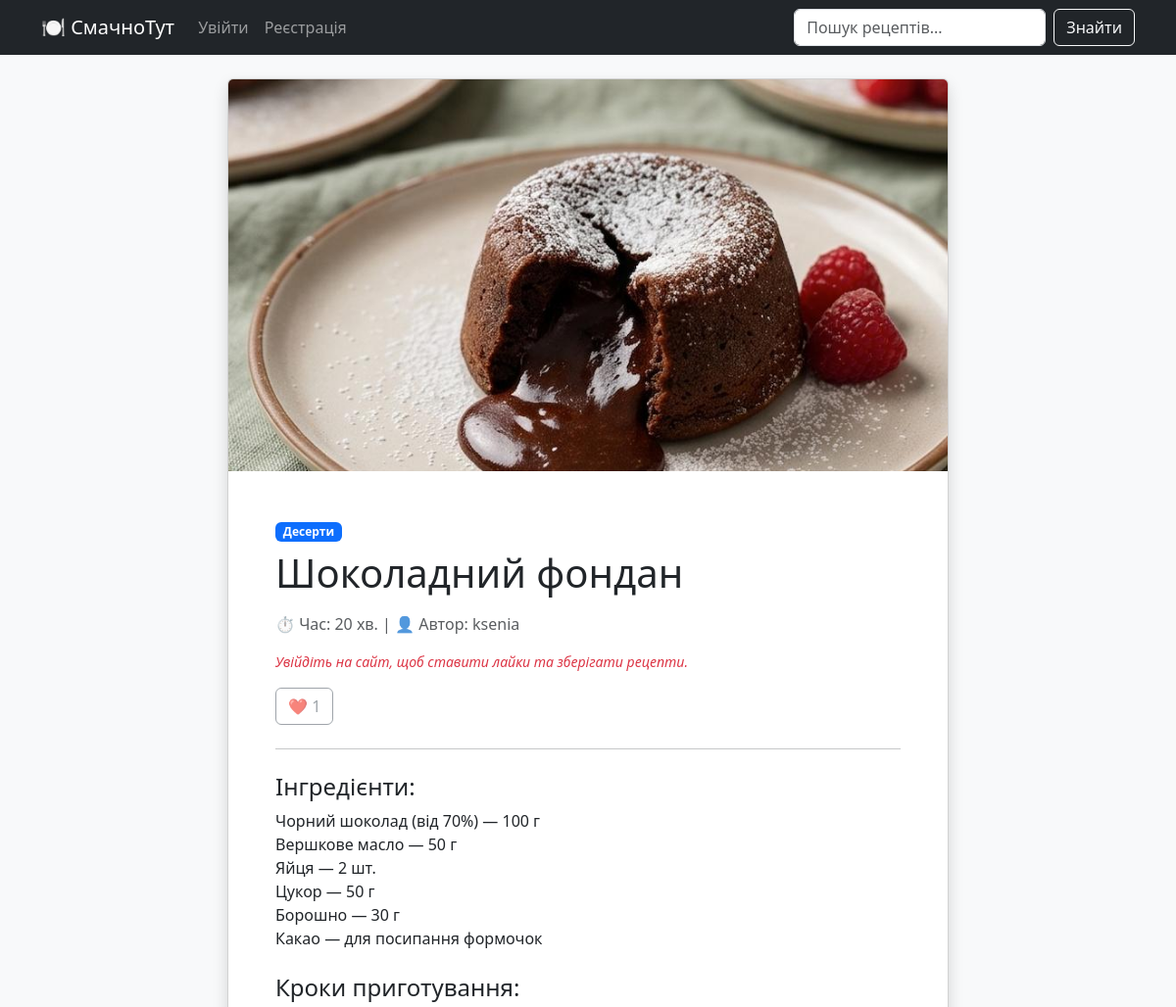
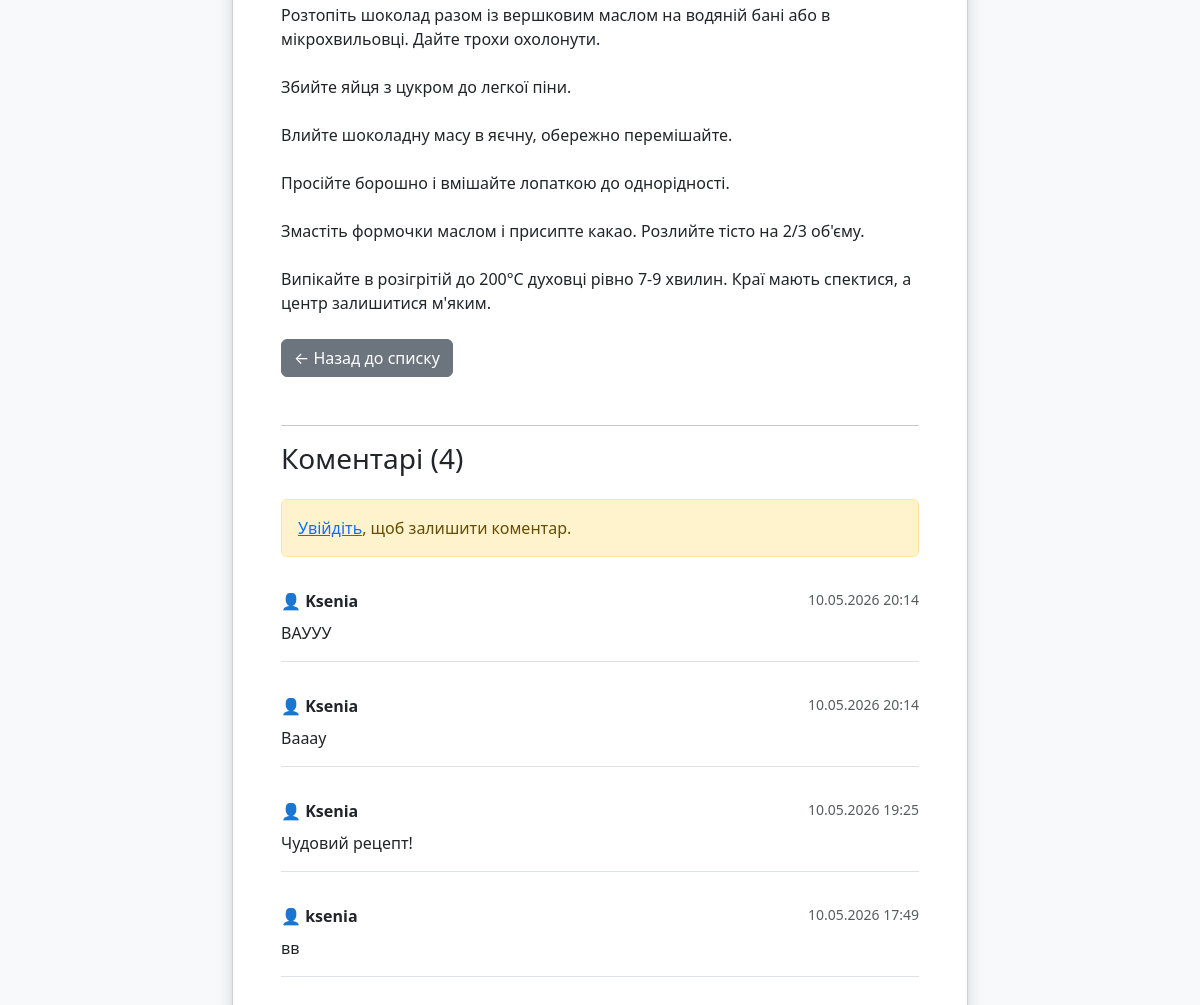
The page /recipe/5/ on the database its author committed (2 pictures, top to bottom).
### recipes/models.py (models this page shows, shortened)
class Recipe(models.Model):
    title = models.CharField(max_length=200, verbose_name="Назва рецепта")
    ingredients = models.TextField(verbose_name="Інгредієнти",
                                   help_text="Вкажіть інгредієнти та їхню кількість (кожен з нового рядка)")
    description = models.TextField(verbose_name="Кроки приготування")
    cooking_time = models.PositiveIntegerField(help_text="Час приготування у хвилинах")
    image = models.ImageField(upload_to='recipes/images/', verbose_name="Фото страви")
    category = models.ForeignKey(Category, on_delete=models.CASCADE, related_name='recipes')
    author = models.ForeignKey(User, on_delete=models.CASCADE, related_name='recipes')
    likes = models.ManyToManyField(User, related_name='liked_recipes', blank=True)
    favorites = models.ManyToManyField(User, related_name='favorite_recipes', blank=True)
    created_at = models.DateTimeField(auto_now_add=True)

class Category(models.Model):
    name = models.CharField(max_length=100, unique=True, verbose_name="Назва категорії")
    class Meta:
        verbose_name_plural = "Categories" # Ось це виправить граматику в адмінці

class Comment(models.Model):
    recipe = models.ForeignKey(Recipe, on_delete=models.CASCADE, related_name='comments')
    author = models.ForeignKey(User, on_delete=models.CASCADE)
    text = models.TextField(verbose_name="Текст коментаря")
    is_approved = models.BooleanField(default=False)
    created_at = models.DateTimeField(auto_now_add=True)

### recipes/views.py (the view)
# urls.py: path('recipe/<int:pk>/', views.recipe_detail, name='recipe_detail'),
def recipe_detail(request, pk):
    recipe = get_object_or_404(Recipe, pk=pk)
    comments = recipe.comments.filter(is_approved=True).order_by('-created_at')
    if request.method == 'POST':
        if not request.user.is_authenticated:
            return redirect('login')
        form = CommentForm(request.POST)
        if form.is_valid():
            comment = form.save(commit=False)
            comment.recipe = recipe
            comment.author = request.user
            comment.is_approved = False
            comment.save()
            moderate_comment_task.delay(comment.id)
            return redirect('recipes:recipe_detail', pk=pk)
    else:
        form = CommentForm()
    return render(request, 'recipes/recipe_detail.html', {
        'recipe': recipe,
        'comments': comments,
        'form': form
    })

### recipes/forms.py
class CommentForm(forms.ModelForm):
    class Meta:
        model = Comment
        fields = ['text']
        widgets = {
            'text': forms.Textarea(attrs={'class': 'form-control', 'rows': 3, 'placeholder': 'Напишіть коментар...'}),
        }

### recipes/templates/recipes/recipe_detail.html
{% extends 'recipes/base.html' %}
{% block content %}
<div class="row justify-content-center">
    <div class="col-md-8">
        <div class="card shadow">
            {% if recipe.image %}
                <img src="{{ recipe.image.url }}" class="card-img-top" alt="{{ recipe.title }}" style="max-height: 400px; object-fit: cover;">
            {% endif %}
            <div class="card-body p-5">
                <span class="badge bg-primary mb-2">{{ recipe.category.name }}</span>
                <h1 class="card-title mb-3">{{ recipe.title }}</h1>
                <p class="text-muted">⏱️ Час: {{ recipe.cooking_time }} хв. | 👤 Автор: {{ recipe.author.username }}</p>
                <div class="mb-4">
                    {% if user.is_authenticated %}
                        <form action="{% url 'recipes:like_recipe' recipe.id %}" method="POST" class="d-inline">
                            {% csrf_token %}
                            {% if user in recipe.likes.all %}
                                <button type="submit" class="btn btn-danger">❤️ {{ recipe.likes.count }}</button>
                            {% else %}
                                <button type="submit" class="btn btn-outline-danger">🤍 {{ recipe.likes.count }}</button>
                            {% endif %}
                        </form>
                        <form action="{% url 'recipes:favorite_recipe' recipe.id %}" method="POST" class="d-inline ms-2">
                            {% csrf_token %}
                            {% if user in recipe.favorites.all %}
                                <button type="submit" class="btn btn-warning">⭐ В обраному</button>
                            {% else %}
                                <button type="submit" class="btn btn-outline-warning">☆ Зберегти</button>
                            {% endif %}
                        </form>
                    {% else %}
                        <p class="text-danger small"><em>Увійдіть на сайт, щоб ставити лайки та зберігати рецепти.</em></p>
                        <span class="btn btn-outline-secondary disabled">❤️ {{ recipe.likes.count }}</span>
                    {% endif %}
                </div>
                <hr>
                <h4 class="mt-4">Інгредієнти:</h4>
                <p>{{ recipe.ingredients|linebreaksbr }}</p>
                <h4 class="mt-4">Кроки приготування:</h4>
                <p>{{ recipe.description|linebreaksbr }}</p>
                <div class="mt-4">
                    <a href="{% url 'recipes:recipe_list' %}" class="btn btn-secondary">&larr; Назад до списку</a>
                    <hr class="mt-5">
                <h3 class="mb-4">Коментарі ({{ comments.count }})</h3>
                {% if user.is_authenticated %}
                    <div class="card mb-4 shadow-sm border-0 bg-light">
                        <div class="card-body">
                            <form method="POST">
                                {% csrf_token %}
                                {{ form.text }}
                                <button type="submit" class="btn btn-primary mt-3">Залишити коментар</button>
                            </form>
                        </div>
                    </div>
                {% else %}
                    <div class="alert alert-warning">
                        <a href="{% url 'login' %}">Увійдіть</a>, щоб залишити коментар.
                    </div>
                {% endif %}
                {% for comment in comments %}
                    <div class="card mb-3 border-0 border-bottom rounded-0">
                        <div class="card-body px-0">
                            <div class="d-flex justify-content-between">
                                <strong>👤 {{ comment.author.username }}</strong>
                                <small class="text-muted">{{ comment.created_at|date:"d.m.Y H:i" }}</small>
                            </div>
                            <p class="mt-2 mb-0">{{ comment.text }}</p>
                        </div>
                    </div>
                {% empty %}
                    <p class="text-muted">Ще немає коментарів. Будьте першим!</p>
                {% endfor %}
                </div>
            </div>
        </div>
    </div>
</div>
{% endblock content %}

### recipes/templates/recipes/base.html (style rules this page uses)
body { background-color: #f8f9fa; }

### rows shown on the page
Recipe: image (picture), category.name "Десерти", title "Шоколадний фондан", cooking_time "20", author.username "ksenia", likes.count "1", ingredients "Чорний шоколад (від 70%) — 100 г Вершкове масло — 50 г Яйця — 2 шт. Цукор — 50 г Борошно — 30 г Какао — для посипання формочок", description "Розтопіть шоколад разом із вершковим маслом на водяній бані або в мікрохвильовці. Дайте трохи охолонути. Збийте яйця з цукром до легкої піни. Влийте шоколадну масу в яєчну, обережно перемішайте. Просійте борошно і вмішайте лопаткою до однорідності. Змастіть формочки маслом і присипте какао. Розлийте тісто на 2/3 об'єму. Випікайте в розігрітій до 200°C духовці рівно 7-9 хвилин. Краї мають спектися, а центр залишитися м'яким."
Comment: author.username "Ksenia", created_at "10.05.2026 20:14", text "ВАУУУ"
Comment: author.username "Ksenia", created_at "10.05.2026 20:14", text "Вааау"
Comment: author.username "Ksenia", created_at "10.05.2026 19:25", text "Чудовий рецепт!"
Comment: author.username "ksenia", created_at "10.05.2026 17:49", text "вв"

### other values the page prints
{{ comments.count }} "4"
